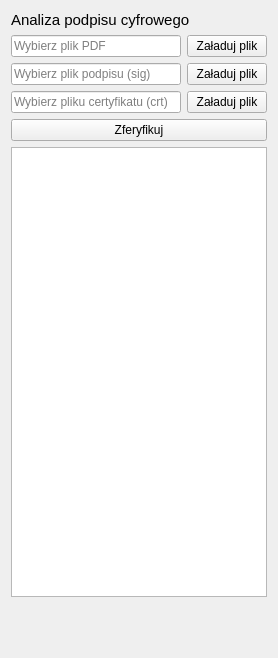
         <widget class="QWidget" name="verifySignature_page">
          <layout class="QVBoxLayout" name="verticalLayout_23" stretch="0,0,0,0,0,0,0">
           <item>
            <widget class="QLabel" name="label_72">
             <property name="font">
              <font>
               <pointsize>11</pointsize>
              </font>
             </property>
             <property name="text">
              <string>Analiza podpisu cyfrowego</string>
             </property>
            </widget>
           </item>
           <item>
            <layout class="QHBoxLayout" name="horizontalLayout_20">
             <item>
              <widget class="QLineEdit" name="pdfPath_lineEdit_2">
               <property name="readOnly">
                <bool>true</bool>
               </property>
               <property name="placeholderText">
                <string>Wybierz plik PDF</string>
               </property>
              </widget>
             </item>
             <item>
              <widget class="QPushButton" name="loadPdf_pushButton_2">
               <property name="text">
                <string>Załaduj plik</string>
               </property>
              </widget>
             </item>
            </layout>
           </item>
           <item>
            <layout class="QHBoxLayout" name="horizontalLayout_21">
             <item>
              <widget class="QLineEdit" name="signaturePath_lineEdit">
               <property name="readOnly">
                <bool>true</bool>
               </property>
               <property name="placeholderText">
                <string>Wybierz plik podpisu (sig)</string>
               </property>
              </widget>
             </item>
             <item>
              <widget class="QPushButton" name="loadSig_pushButton">
               <property name="text">
                <string>Załaduj plik</string>
               </property>
              </widget>
             </item>
            </layout>
           </item>
           <item>
            <layout class="QHBoxLayout" name="horizontalLayout_22">
             <item>
              <widget class="QLineEdit" name="certificatePath_lineEdit">
               <property name="readOnly">
                <bool>true</bool>
               </property>
               <property name="placeholderText">
                <string>Wybierz pliku certyfikatu (crt)</string>
               </property>
              </widget>
             </item>
             <item>
              <widget class="QPushButton" name="loadCsr_pushButton">
               <property name="text">
                <string>Załaduj plik</string>
               </property>
              </widget>
             </item>
            </layout>
           </item>
           <item>
            <widget class="QPushButton" name="verify_pushButton">
             <property name="text">
              <string>Zferyfikuj</string>
             </property>
            </widget>
           </item>
           <item>
            <widget class="QTextEdit" name="verifyOutput_textEdit">
             <property name="minimumSize">
              <size>
               <width>0</width>
               <height>450</height>
              </size>
             </property>
            </widget>
           </item>
           <item>
            <spacer name="verticalSpacer_17">
             <property name="orientation">
              <enum>Qt::Orientation::Vertical</enum>
             </property>
             <property name="sizeType">
              <enum>QSizePolicy::Policy::Fixed</enum>
             </property>
             <property name="sizeHint" stdset="0">
              <size>
               <width>20</width>
               <height>50</height>
              </size>
             </property>
            </spacer>
           </item>
          </layout>
         </widget>
